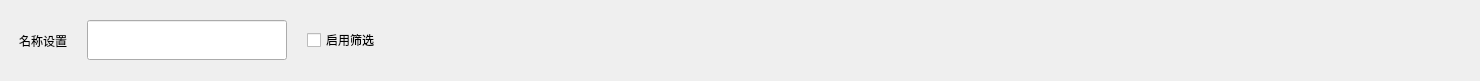
    <widget class="QWidget" name="widget_3" native="true">
     <property name="geometry">
      <rect>
       <x>0</x>
       <y>0</y>
       <width>1480</width>
       <height>81</height>
      </rect>
     </property>
     <property name="bordersB" stdset="0">
      <string notr="true">bottom</string>
     </property>
     <layout class="QHBoxLayout" name="horizontalLayout_5">
      <property name="spacing">
       <number>20</number>
      </property>
      <property name="leftMargin">
       <number>19</number>
      </property>
      <property name="topMargin">
       <number>0</number>
      </property>
      <property name="rightMargin">
       <number>0</number>
      </property>
      <property name="bottomMargin">
       <number>0</number>
      </property>
      <item>
       <widget class="QLabel" name="label_65">
        <property name="text">
         <string>名称设置</string>
        </property>
       </widget>
      </item>
      <item>
       <widget class="QLineEdit" name="lineEdit_5">
        <property name="minimumSize">
         <size>
          <width>200</width>
          <height>40</height>
         </size>
        </property>
        <property name="maximumSize">
         <size>
          <width>200</width>
          <height>40</height>
         </size>
        </property>
       </widget>
      </item>
      <item>
       <widget class="QCheckBox" name="checkBox_2">
        <property name="text">
         <string>启用筛选</string>
        </property>
       </widget>
      </item>
      <item>
       <spacer name="horizontalSpacer_2">
        <property name="orientation">
         <enum>Qt::Horizontal</enum>
        </property>
        <property name="sizeHint" stdset="0">
         <size>
          <width>40</width>
          <height>20</height>
         </size>
        </property>
       </spacer>
      </item>
     </layout>
    </widget>
